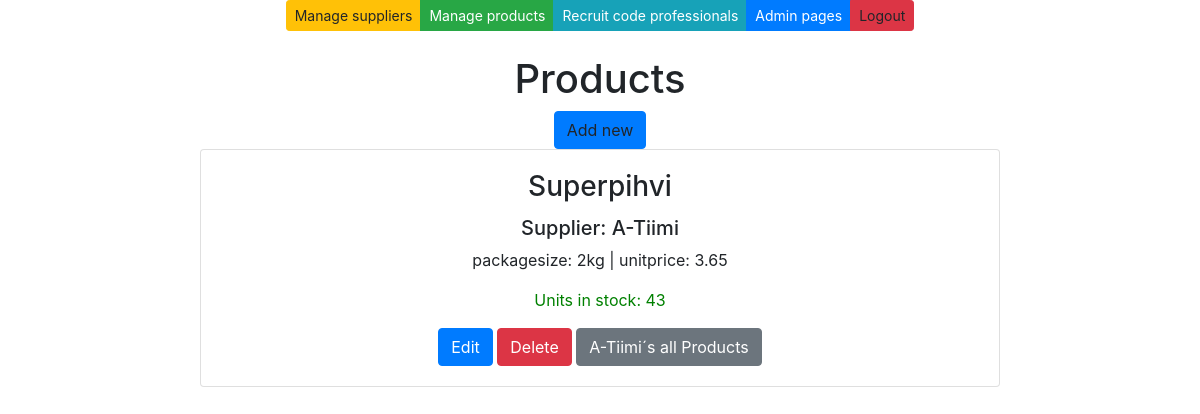
The app's page /products-by-supplier/2/ with its own data.
### app/models.py (models this page shows, shortened)
class Product(models.Model):
    productname = models.CharField(max_length = 20, default = "laku")
    packagesize = models.CharField(max_length = 20, default = 3)
    unitprice = models.DecimalField(max_digits=8, decimal_places=2, default=1.00)
    unitsinstock = models.IntegerField(default = 3)
    supplier = models.ForeignKey(Supplier, on_delete=models.CASCADE)

class Supplier(models.Model):
    companyname = models.CharField(max_length = 50, default="firma")
    contactname = models.CharField(max_length = 50, default="firma")
    address = models.CharField(max_length = 100, default="firma")
    phone = models.CharField(max_length = 20, default="firma")
    email = models.CharField(max_length = 50, default="firma")
    country = models.CharField(max_length = 50, default="firma")

### app/views.py (the view)
# urls.py: path('products-by-supplier/<int:id>/', products_filtered),
def products_filtered(request, id):
    productlist = Product.objects.all()
    filteredproducts = productlist.filter(supplier = id)
    context = {'products': filteredproducts}
    return render (request,"productlist.html",context)

### app/templates/productlist.html (shortened to what this page needs)
{% extends 'index.html' %}
{% block content %}
<br />
<br />
<h1>Products</h1>
<a onclick="showaddform()" class="btn btn-primary">Add new</a>
{% for p in products %}
<div class="card" style="width: 50rem;">
    <div class="card-body">
        <h3 class="card-title">{{p.productname}} </h3>
        <h5 class="card-text">Supplier: {{p.supplier.companyname}}</h5>
        <p class="card-text">packagesize: {{p.packagesize}} | unitprice: {{p.unitprice}}</p>
        <p class="card-text" style="color: green;">Units in stock: {{p.unitsinstock}}</p>
        <a href="/edit-product-get/{{p.id}}/" class="btn btn-primary">Edit</a>
        <a href="/confirm-delete-product/{{p.id}}/" class="btn btn-danger">Delete</a>
        <a href="/products-by-supplier/{{p.supplier.id}}/" class="btn btn-secondary">{{p.supplier.companyname}}´s all
            Products</a>
    </div>
</div>
{% empty %}
<div class="card" style="width: 50rem;">
    <div class="card-body">
        <p class="card-text">No products found in the database </p>
    </div>
</div>
{%endfor%}
{% endblock %}

### records on screen
Product: productname "Superpihvi", supplier.companyname "A-Tiimi", packagesize "2kg", unitprice "3.65", unitsinstock "43"
